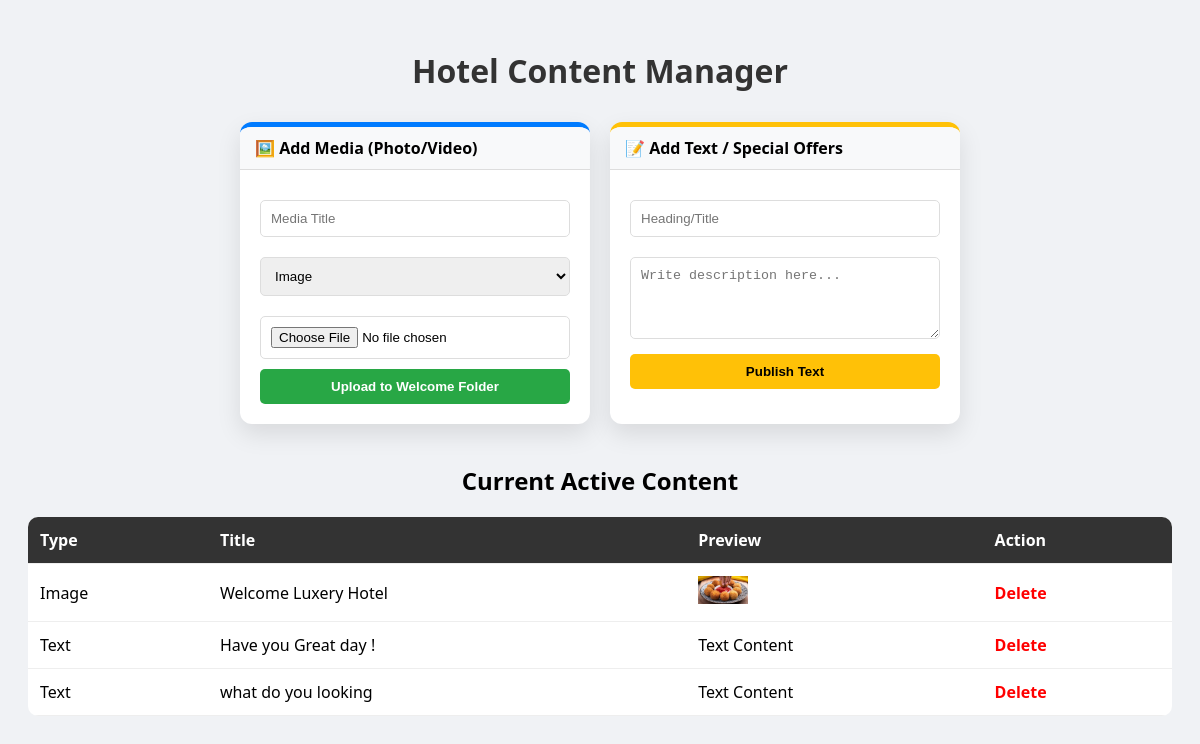
The app's page /admin.php with its own data.
### tables this page shows
CREATE TABLE `hotel_content` (
  `id` int(11) NOT NULL,
  `type` varchar(50) DEFAULT NULL,
  `content_path` varchar(255) DEFAULT NULL,
  `title` varchar(255) DEFAULT NULL,
  `is_active` tinyint(1) DEFAULT 1
);

### admin.php (the view, shortened to what this page needs)
<?php
$conn = mysqli_connect("localhost", "root", "", "hotel_db");
?>
<!DOCTYPE html>
<html lang="en">
<head>
</head>
<body>
<h1 class="admin-header">Hotel Content Manager</h1>
<div class="windows-container">
    <div class="window">
        <div class="window-header">🖼️ Add Media (Photo/Video)</div>
        <div class="window-body">
            <form method="POST" enctype="multipart/form-data">
                <input type="text" name="title" placeholder="Media Title" required>
                <select name="type">
                    <option value="image">Image</option>
                </select>
                <input type="file" name="file" required>
                <button type="submit" name="upload">Upload to Welcome Folder</button>
            </form>
        </div>
    </div>
    <div class="window" style="border-top-color: #ffc107;">
        <div class="window-header">📝 Add Text / Special Offers</div>
        <div class="window-body">
            <form method="POST">
                <input type="text" name="title" placeholder="Heading/Title" required>
                <textarea name="content_text" rows="4" placeholder="Write description here..." required></textarea>
                <button type="submit" name="upload" style="background:#ffc107; color:black;">Publish Text</button>
            </form>
        </div>
    </div>
</div>
<h2 style="text-align: center; margin-top: 40px;">Current Active Content</h2>
<table class="data-table">
    <thead style="background: #333; color: white;">
        <tr>
            <th>Type</th>
            <th>Title</th>
            <th>Preview</th>
            <th>Action</th>
        </tr>
    </thead>
    <tbody>
        <?php
        $res = mysqli_query($conn, "SELECT * FROM hotel_content");
        while($row = mysqli_fetch_assoc($res)) {
            $preview = ($row['type'] == 'text') ? "Text Content" : "<img src='{$row['content_path']}' width='50'>";
            echo "<tr>
                <td>" . ucfirst($row['type']) . "</td>
                <td>{$row['title']}</td>
                <td>$preview</td>
                <td><a href='admin.php?delete={$row['id']}' class='btn-delete'>Delete</a></td>
            </tr>";
        }
        ?>
    </tbody>
</table>
</body>
</html>

### admin.php (style rules this page uses)
body { font-family: 'Segoe UI', sans-serif; background: #f0f2f5; padding: 20px; }
.admin-header { text-align: center; color: #333; margin-bottom: 30px; }
.windows-container { display: flex; flex-wrap: wrap; gap: 20px; justify-content: center; }
.window { background: white; border-radius: 12px; width: 350px; box-shadow: 0 10px 25px rgba(0,0,0,0.1); overflow: hidden; border-top: 5px solid #007bff; }
.window-header { background: #f8f9fa; padding: 10px 15px; font-weight: bold; border-bottom: 1px solid #ddd; }
.window-body { padding: 20px; }
input, select, textarea { width: 100%; padding: 10px; margin: 10px 0; border: 1px solid #ddd; border-radius: 5px; box-sizing: border-box; }
button { width: 100%; padding: 10px; background: #28a745; color: white; border: none; border-radius: 5px; cursor: pointer; font-weight: bold; }
.data-table { width: 100%; margin-top: 20px; border-collapse: collapse; background: white; border-radius: 10px; overflow: hidden; }
.data-table th, .data-table td { padding: 12px; text-align: left; border-bottom: 1px solid #eee; }
.btn-delete { color: red; text-decoration: none; font-weight: bold; }

### records on screen
hotel_content: type "Image", title "Welcome Luxery Hotel", content_path (picture)
hotel_content: type "Text", title "Have you Great day !", shows "Text Content"
hotel_content: type "Text", title "what do you looking", shows "Text Content"
